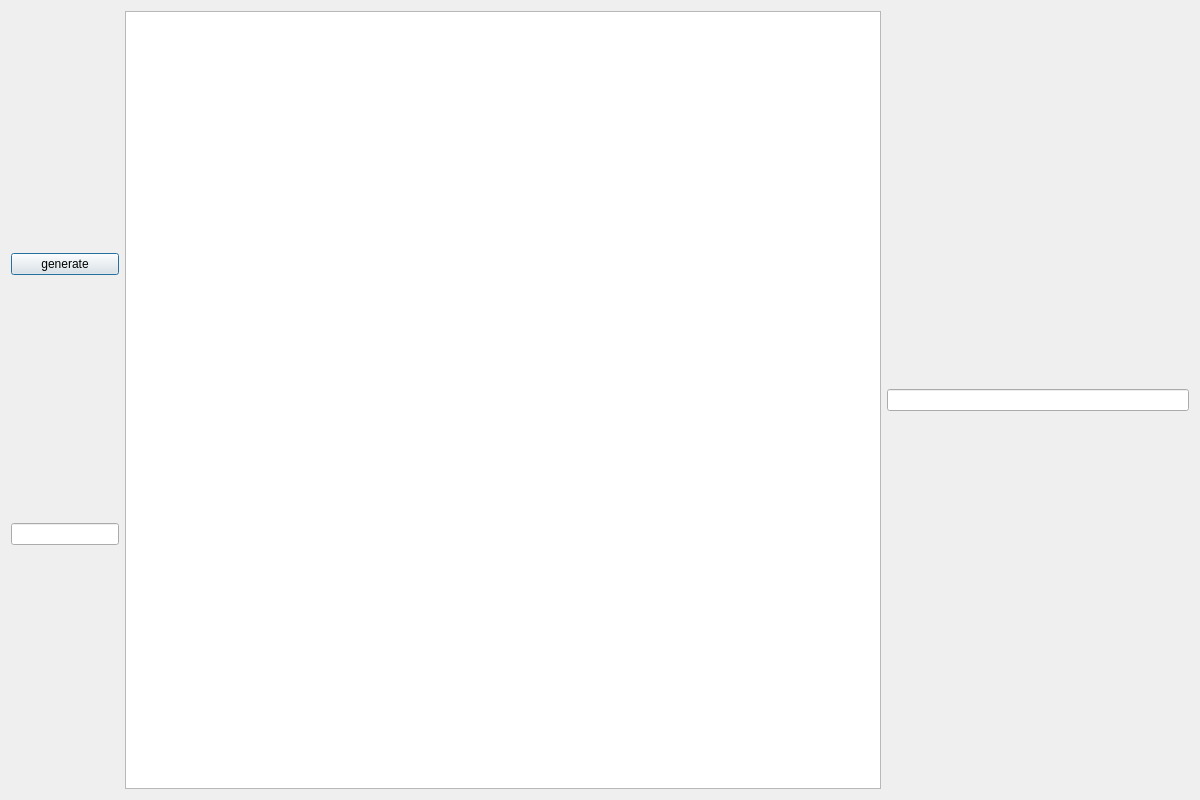
<?xml version="1.0" encoding="UTF-8"?>
<ui version="4.0">
 <class>TestbedDialog</class>
 <widget class="QDialog" name="TestbedDialog">
  <property name="geometry">
   <rect>
    <x>0</x>
    <y>0</y>
    <width>1200</width>
    <height>800</height>
   </rect>
  </property>
  <property name="windowTitle">
   <string>Testbed Configuration</string>
  </property>
  <layout class="QHBoxLayout" name="horizontalLayout" stretch="0,5,2">
   <item>
    <layout class="QVBoxLayout" name="verticalLayout">
     <property name="leftMargin">
      <number>0</number>
     </property>
     <item>
      <widget class="QPushButton" name="pushButton">
       <property name="text">
        <string>generate</string>
       </property>
      </widget>
     </item>
     <item>
      <widget class="QLineEdit" name="lineEdit"/>
     </item>
    </layout>
   </item>
   <item>
    <widget class="QGraphicsView" name="graphicsView"/>
   </item>
   <item>
    <widget class="QLineEdit" name="lineEdit_2"/>
   </item>
  </layout>
 </widget>
 <resources/>
 <connections/>
</ui>
